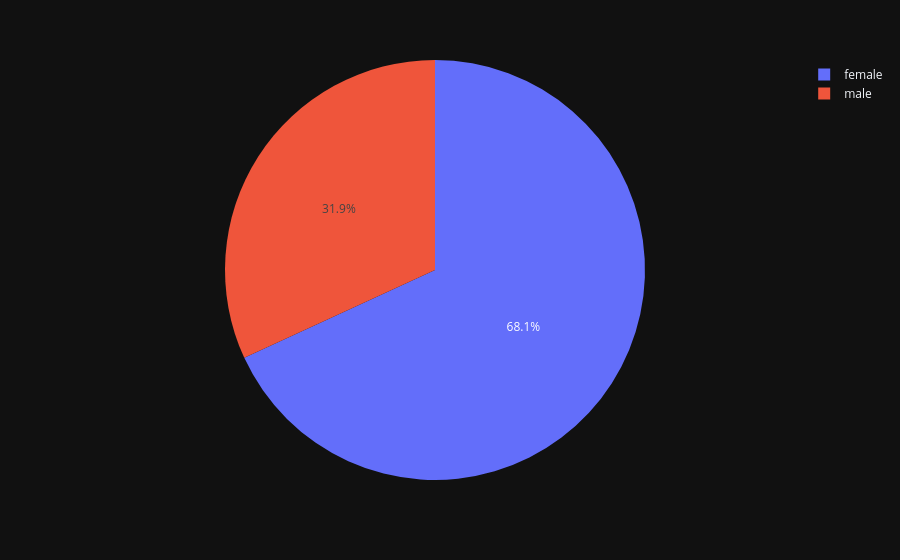

The code cell stored with this chart in its notebook:
### Code cell
fig=px.pie(df,names='Sex',values='Survived',template='plotly_dark')
fig.show()

### Figure 1 — Plotly figure (JSON) as saved in the notebook; plotly's stock layout.template omitted (floating-point values rounded to 4 significant figures; data arrays with more than 128 entries replaced by an {"elided": "..."} marker saying what was removed)
{"data": [{"domain": {"x": [0, 1], "y": [0, 1]}, "hovertemplate": "Sex=%{label}<br>Survived=%{value}<extra></extra>", "labels": {"elided": "891 str values"}, "legendgroup": "", "name": "", "showlegend": true, "type": "pie", "values": {"elided": "891 int values"}}], "layout": {"legend": {"tracegroupgap": 0}, "margin": {"t": 60}}}
